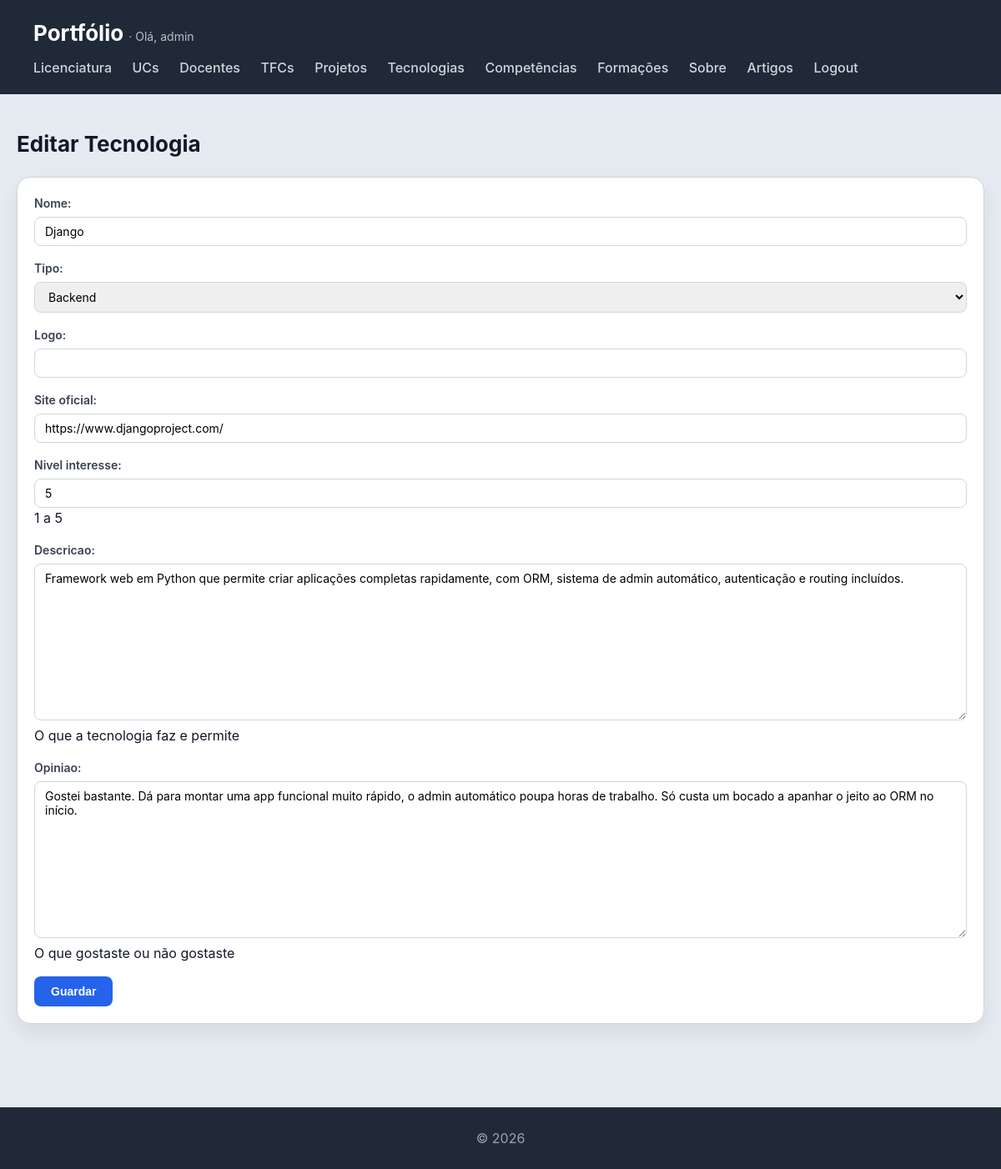
Page /tecnologias/1/editar/ (signed in) on the committed database.
### portfolio/models.py (models this page shows, shortened)
class Tecnologia(models.Model):
    nome = models.CharField(max_length=100)
    tipo = models.ForeignKey(TipoTecnologia, on_delete=models.SET_NULL, null=True, blank=True, related_name="tecnologias")
    logo = models.URLField(blank=True)
    site_oficial = models.URLField(blank=True)
    nivel_interesse = models.IntegerField(help_text="1 a 5")
    descricao = models.TextField(blank=True, help_text="O que a tecnologia faz e permite")
    opiniao = models.TextField(blank=True, help_text="O que gostaste ou não gostaste")

class TipoTecnologia(models.Model):
    nome = models.CharField(max_length=50)  # Frontend, Backend, Base de Dados, Storage, Outros
    def __str__(self):
        return self.nome

### portfolio/views.py (the view)
# urls.py: path('tecnologias/<int:id>/editar/', views.tecnologia_edit_view, name='tecnologia_edit'),
@login_required
@gestor_required
def tecnologia_edit_view(request, id):
    tecnologia = get_object_or_404(Tecnologia, id=id)
    if request.method == 'POST':
        form = TecnologiaForm(request.POST, instance=tecnologia)
        if form.is_valid():
            form.save()
            return redirect('tecnologias_view')
    else:
        form = TecnologiaForm(instance=tecnologia)
    return render(request, 'portfolio/tecnologia_form.html', {'form': form, 'titulo': 'Editar Tecnologia'})

### portfolio/forms.py
class TecnologiaForm(forms.ModelForm):
    class Meta:
        model = Tecnologia
        fields = ['nome', 'tipo', 'logo', 'site_oficial', 'nivel_interesse', 'descricao', 'opiniao']

### portfolio/context_processors.py (called while the page is built)
def is_gestor(request):
    context = {"is_gestor": False, "is_autor": False}
    if request.user.is_authenticated:
        context["is_gestor"] = request.user.groups.filter(name="gestor-portfolio").exists()
        context["is_autor"] = request.user.groups.filter(name="autores").exists()
    return context

### portfolio/views.py (called while the page is built)
def is_gestor(user):
    return user.groups.filter(name="gestor-portfolio").exists()

### portfolio/templates/portfolio/tecnologia_form.html (shortened to what this page needs)
{% extends "portfolio/base.html" %}
{% block content %}
<h2>{{ titulo }}</h2>
<section>
    <article>
        <form method="post" enctype="multipart/form-data">
            {{ form.as_p }}
            <button type="submit">Guardar</button>
        </form>
    </article>
</section>
{% endblock %}

### portfolio/templates/portfolio/base.html (shortened to what this page needs)
{% load static %}
<!DOCTYPE html>
<html lang="pt">
<head>
    <link rel="stylesheet" href="{% static 'portfolio/styles.css' %}">
</head>
<body>
    <header>
        <h1>
            Portfólio
            {% if request.user.is_authenticated %}
                <span style="font-size:14px; font-weight:normal; opacity:0.7;">· Olá, {{ request.user.username }}</span>
            {% endif %}
        </h1>
        <nav>
            <a href="{% url 'home_view' %}">Licenciatura</a>
            <a href="{% url 'ucs_view' %}">UCs</a>
            <a href="{% url 'docentes_view' %}">Docentes</a>
            <a href="{% url 'tfcs_view' %}">TFCs</a>
            <a href="{% url 'projetos_view' %}">Projetos</a>
            <a href="{% url 'tecnologias_view' %}">Tecnologias</a>
            <a href="{% url 'competencias_view' %}">Competências</a>
            <a href="{% url 'formacoes_view' %}">Formações</a>
            <a href="{% url 'sobre_view' %}">Sobre</a>
            <a href="{% url 'artigos_view' %}">Artigos</a>
            {% if request.user.is_authenticated %}
                <a href="{% url 'logout_view' %}">Logout</a>
            {% else %}
                <a href="{% url 'login_view' %}">Login</a>
            {% endif %}
        </nav>
    </header>
    <main>
        {% block content %}
        {% endblock %}
    </main>
    <footer>
        <p>&copy; 2026</p>
    </footer>
</body>
</html>

### portfolio/static/portfolio/styles.css (style rules this page uses)
* { box-sizing: border-box; margin: 0; padding: 0; }
html, body { height: 100%; }
body { font-family: "Inter", "Segoe UI", system-ui, -apple-system, sans-serif; background: #e6ebf2; color: #111827; line-height: 1.5; display: flex; flex-direction: column; }
body > header { background: #1f2937; color: white; padding: 20px 40px; }
body > header h1 { font-size: 26px; }
body > header nav { margin-top: 10px; }
body > header nav a { color: #d1d5db; margin-right: 20px; text-decoration: none; font-weight: 500; }
main { max-width: 1400px; width: 100%; margin: 40px auto; padding: 0 20px; flex: 1; }
h2 { margin-bottom: 20px; font-size: 26px; }
section { width: 100%; }
section > article { background: white; padding: 20px; border-radius: 16px; border: 1px solid #d1d5db; box-shadow: 0 10px 25px rgba(0,0,0,0.08); transition: all 0.25s ease; margin-bottom: 20px; width: 100%; }
footer { text-align: center; padding: 25px; background: #1f2937; color: #9ca3af; margin-top: 40px; }
form p { margin-bottom: 16px; }
form label { display: block; font-weight: 600; margin-bottom: 6px; font-size: 14px; color: #374151; }
form input[type="text"], form input[type="url"], form input[type="email"], form input[type="number"], form textarea, form select { width: 100%; padding: 8px 12px; border: 1px solid #d1d5db; border-radius: 8px; font-family: inherit; font-size: 14px; }
form textarea { min-height: 100px; }
form button { background: #2563eb; color: white; border: none; padding: 10px 20px; border-radius: 8px; font-size: 14px; font-weight: 600; cursor: pointer; }

### rows in the picture
Tecnologia: nome "Django", tipo "Backend", site_oficial "https://www.djangoproject.com/", nivel_interesse "5", descricao "Framework web em Python que permite criar aplicações completas rapidamente, com ORM, sistema de admin automático, autenticação e routing incluídos.", opiniao "Gostei bastante. Dá para montar uma app funcional muito rápido, o admin automático poupa horas de trabalho. Só custa um bocado a apanhar o jeito ao ORM no início."

### other values in the picture
{{ request.user.username }} "admin"
{{ titulo }} "Editar Tecnologia"
